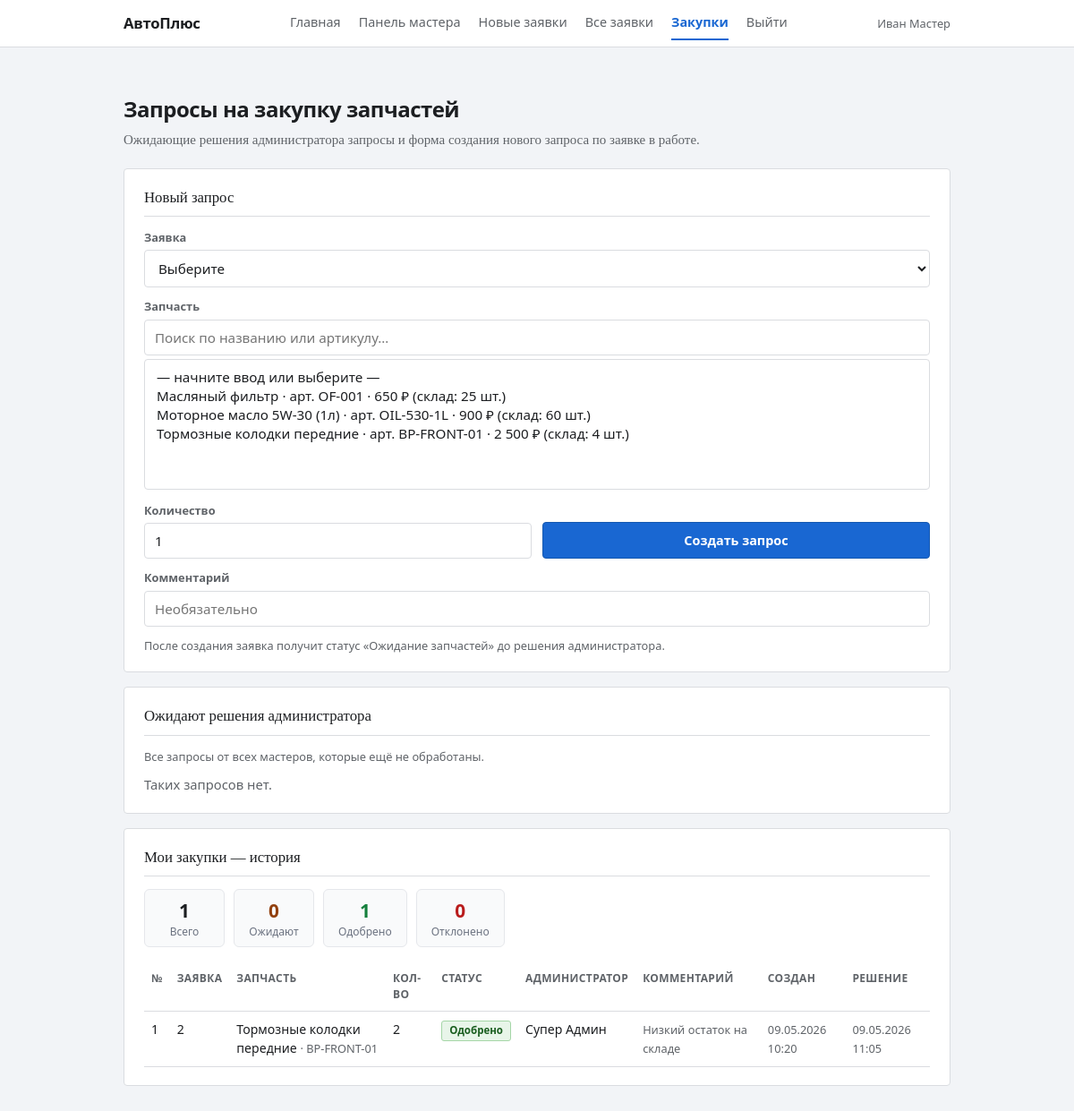
The app's page /pages/master/purchase_requests.php (signed in) with its own data.
### tables this page shows
CREATE TABLE `part_purchase_requests` (
  `id` int UNSIGNED NOT NULL,
  `order_id` int UNSIGNED NOT NULL,
  `part_id` int UNSIGNED NOT NULL,
  `quantity` int UNSIGNED NOT NULL,
  `requested_by_master_id` int UNSIGNED DEFAULT NULL,
  `requested_by_mechanic_id` int UNSIGNED DEFAULT NULL,
  `approved_by_admin_id` int UNSIGNED DEFAULT NULL,
  `status` enum('pending','approved','rejected','ordered','received') NOT NULL DEFAULT 'pending',
  `comment` varchar(255) DEFAULT NULL,
  `created_at` datetime NOT NULL DEFAULT CURRENT_TIMESTAMP,
  `resolved_at` datetime DEFAULT NULL
);

CREATE TABLE `parts` (
  `id` int UNSIGNED NOT NULL,
  `name` varchar(120) NOT NULL,
  `article` varchar(80) NOT NULL,
  `price` decimal(10,2) NOT NULL,
  `quantity` int UNSIGNED NOT NULL DEFAULT '0',
  `description` text,
  `image` varchar(255) DEFAULT NULL
);

CREATE TABLE `users` (
  `id` int UNSIGNED NOT NULL,
  `full_name` varchar(150) NOT NULL,
  `phone` varchar(30) NOT NULL,
  `email` varchar(150) NOT NULL,
  `role` enum('client','mechanic','master','admin') NOT NULL DEFAULT 'client',
  `password` varchar(255) NOT NULL,
  `is_active` tinyint(1) NOT NULL DEFAULT '1',
  `created_at` timestamp NOT NULL DEFAULT CURRENT_TIMESTAMP
);

### pages/master/_init.php (called while the page is built, shortened)
<?php
require_once __DIR__ . '/../../config/connect_database.php';
require_once __DIR__ . '/../../controllers/MasterController.php';
$master_user = $_SESSION['user'];
$master_id = (int) $master_user['id'];
$master_controller = new MasterController($mysql_connection);

### controllers/BaseController.php (called while the page is built, shortened)
<?php
require_once __DIR__ . '/../contexts/AppContext.php';
require_once __DIR__ . '/../contexts/PartContext.php';
require_once __DIR__ . '/../contexts/PurchaseRequestContext.php';
class BaseController
{
    protected $db;
    private ?PartContext               $_parts       = null;
    private ?PurchaseRequestContext    $_purchases   = null;
    public function __construct($db)
    {
        $this->db = $db;
    }
    protected function parts(): PartContext               { return $this->_parts       ??= new PartContext($this->db); }
    protected function purchases(): PurchaseRequestContext{ return $this->_purchases   ??= new PurchaseRequestContext($this->db); }
    protected function requireRole(array $allowedRoles): array
    {
        $role = $_SESSION['user']['role'] ?? null;
        return [true, null];
    }
    protected function ok(array $data = []): array  { return ['success' => true,  'data' => $data]; }
}

### controllers/MasterController.php (called while the page is built, shortened)
<?php
require_once __DIR__ . '/BaseController.php';
class MasterController extends BaseController
{
    public function getParts(): array
    {
        $check = $this->requireRole([User::ROLE_MASTER, User::ROLE_ADMIN]);
        return $this->ok(['parts' => $this->parts()->getAll()]);
    }
    public function getMyPurchaseRequests(int $masterId): array
    {
        $check = $this->requireRole([User::ROLE_MASTER, User::ROLE_ADMIN]);
        return $this->ok(['requests' => $this->purchases()->getAllByMaster($masterId)]);
    }
}

### contexts/AppContext.php (called while the page is built, shortened)
<?php
abstract class AppContext
{
    protected $db;
    public function __construct($db)
    {
        $this->db = $db;
    }
    protected function fetchAll(string $sql, string $types = '', array $params = []): array
    {
        if ($types === '' || $params === []) {
            $result = mysqli_query($this->db, $sql);
            return $result ? $result->fetch_all(MYSQLI_ASSOC) : [];
        }
        $stmt = mysqli_prepare($this->db, $sql);
        mysqli_stmt_bind_param($stmt, $types, ...$params);
        mysqli_stmt_execute($stmt);
        $rows = mysqli_stmt_get_result($stmt)->fetch_all(MYSQLI_ASSOC);
        return $rows;
    }
}

### contexts/PartContext.php (called while the page is built, shortened)
<?php
require_once __DIR__ . '/AppContext.php';
class PartContext extends AppContext
{
    public function getAll(int $limit = 500): array
    {
        return $this->fetchAll(
            "SELECT id, name, article, quantity, price FROM parts ORDER BY name ASC LIMIT {$limit}"
        );
    }
}

### contexts/PurchaseRequestContext.php (called while the page is built, shortened)
<?php
require_once __DIR__ . '/AppContext.php';
class PurchaseRequestContext extends AppContext
{
    public function getAllByMaster(int $masterId): array
    {
        return $this->fetchAll(
            "SELECT ppr.id, ppr.order_id, ppr.quantity, ppr.status,
                    ppr.comment, ppr.created_at, ppr.resolved_at,
                    p.name AS part_name, p.article, p.price AS part_price,
                    u_a.full_name AS approved_by_admin
             FROM part_purchase_requests ppr
             JOIN   parts  p   ON p.id    = ppr.part_id
             LEFT JOIN users u_a ON u_a.id = ppr.approved_by_admin_id
             WHERE ppr.requested_by_master_id = ?
             ORDER BY ppr.created_at DESC",
            'i', [$masterId]
        );
    }
}

### pages/master/purchase_requests.php (the view, shortened to what this page needs)
<?php
require_once __DIR__ . '/_init.php';
require_once __DIR__ . '/../../models/Order.php';
$requests = [];
$req_r = $master_controller->getPendingPurchaseRequests();
if ($req_r['success'] ?? false) {
    $requests = $req_r['data']['requests'] ?? [];
}
$my_requests = [];
$my_r = $master_controller->getMyPurchaseRequests($master_id);
if ($my_r['success'] ?? false) {
    $my_requests = $my_r['data']['requests'] ?? [];
}
$REQUEST_STATUS_LABELS = [
    'pending'  => 'Ожидает',
    'approved' => 'Одобрено',
    'rejected' => 'Отклонено',
    'ordered'  => 'Заказано',
    'received' => 'Получено',
];
$REQUEST_STATUS_BADGE = [
    'pending'  => 'badge-warn',
    'approved' => 'badge-done',
    'ordered'  => 'badge-done',
    'received' => 'badge-done',
    'rejected' => 'badge-err',
];
$orders_for_form = [];
$ord_r = $master_controller->getOrdersForPartRequest();
if ($ord_r['success'] ?? false) {
    $orders_for_form = $ord_r['data']['orders'] ?? [];
}
$parts = [];
$parts_r = $master_controller->getParts();
if ($parts_r['success'] ?? false) {
    $parts = $parts_r['data']['parts'] ?? [];
}
?>
<!DOCTYPE html>
<html lang="ru">
<head>
</head>
<body>
    <?php include __DIR__ . '/../../includes/site_nav.php'; ?>
    <div class="page">
        <h1 class="sans">Запросы на закупку запчастей</h1>
        <p class="lead">Ожидающие решения администратора запросы и форма создания нового запроса по заявке в работе.</p>
        <section class="card">
            <h2>Новый запрос</h2>
            <?php if (empty($orders_for_form)): ?>
                <p class="empty">Нет заявок, для которых можно оформить закупку (нужен назначенный механик). Сначала назначьте механика на <a href="<?php echo htmlspecialchars($nav_master_new_href); ?>" style="color: var(--focus); font-weight: 600;">новой заявке</a>.</p>
            <?php elseif (empty($parts)): ?>
                <p class="empty">В справочнике нет запчастей. Обратитесь к администратору.</p>
            <?php else: ?>
                <form method="post" action="">
                    <div class="field">
                        <label for="order_id">Заявка</label>
                        <select id="order_id" name="order_id" required>
                            <option value="">Выберите</option>
                        </select>
                    </div>
                    <div class="field">
                        <label for="part_search">Запчасть</label>
                        <input type="text" id="part_search" autocomplete="off"
                               placeholder="Поиск по названию или артикулу…"
                               style="margin-bottom:4px;">
                        <select id="part_id" name="part_id" required size="6"
                                style="width:100%; height:auto; border-radius:4px;">
                            <option value="">— начните ввод или выберите —</option>
                            <?php foreach ($parts as $p): ?>
                                <option value="<?php echo (int) $p['id']; ?>">
                                </option>
                            <?php endforeach; ?>
                        </select>
                    </div>
                    <div class="row2">
                        <div class="field">
                            <label for="quantity">Количество</label>
                            <input id="quantity" name="quantity" type="number" required min="1" max="9999" value="1">
                        </div>
                        <div class="field" style="align-self:flex-end;">
                            <button type="submit" class="btn-submit" style="width:100%; margin-bottom:0;">Создать запрос</button>
                        </div>
                    </div>
                    <div class="field">
                        <label for="comment">Комментарий</label>
                        <input id="comment" name="comment" type="text" maxlength="500" placeholder="Необязательно">
                    </div>
                    <p class="hint" style="margin-top:4px;">После создания заявка получит статус «Ожидание запчастей» до решения администратора.</p>
                </form>
            <?php endif; ?>
        </section>
        <section class="card">
            <h2>Ожидают решения администратора</h2>
            <p class="hint" style="margin-top:0; margin-bottom:12px;">Все запросы от всех мастеров, которые ещё не обработаны.</p>
            <?php if (empty($requests)): ?>
                <p class="empty">Таких запросов нет.</p>
            <?php endif; ?>
        </section>
        <section class="card">
            <h2>Мои закупки — история</h2>
            <?php if (empty($my_requests)): ?>
                <p class="empty">Вы ещё не создавали запросов на закупку.</p>
            <?php else: ?>
                <?php
                $pending_cnt  = 0;
                $approved_cnt = 0;
                $rejected_cnt = 0;
                foreach ($my_requests as $req) {
                    $s = $req['status'] ?? '';
                    if ($s === 'pending')  $pending_cnt++;
                    elseif ($s === 'approved' || $s === 'ordered' || $s === 'received') $approved_cnt++;
                    elseif ($s === 'rejected') $rejected_cnt++;
                }
                ?>
                <div style="display:flex; flex-wrap:wrap; gap:10px; margin-bottom:16px;">
                    <div style="background:#f9fafb; border:1px solid #e5e7eb; border-radius:6px; padding:8px 16px; text-align:center; min-width:90px;">
                        <div style="font-size:1.3rem; font-weight:700;"><?php echo count($my_requests); ?></div>
                        <div style="font-size:0.75rem; color:#6b7280;">Всего</div>
                    </div>
                    <div style="background:#f9fafb; border:1px solid #e5e7eb; border-radius:6px; padding:8px 16px; text-align:center; min-width:90px;">
                        <div style="font-size:1.3rem; font-weight:700; color:#92400e;"><?php echo $pending_cnt; ?></div>
                        <div style="font-size:0.75rem; color:#6b7280;">Ожидают</div>
                    </div>
                    <div style="background:#f9fafb; border:1px solid #e5e7eb; border-radius:6px; padding:8px 16px; text-align:center; min-width:90px;">
                        <div style="font-size:1.3rem; font-weight:700; color:#15803d;"><?php echo $approved_cnt; ?></div>
                        <div style="font-size:0.75rem; color:#6b7280;">Одобрено</div>
                    </div>
                    <div style="background:#f9fafb; border:1px solid #e5e7eb; border-radius:6px; padding:8px 16px; text-align:center; min-width:90px;">
                        <div style="font-size:1.3rem; font-weight:700; color:#b91c1c;"><?php echo $rejected_cnt; ?></div>
                        <div style="font-size:0.75rem; color:#6b7280;">Отклонено</div>
                    </div>
                </div>
                <div style="overflow-x:auto;">
                    <table class="sans">
                        <thead>
                            <tr>
                                <th>№</th>
                                <th>Заявка</th>
                                <th>Запчасть</th>
                                <th>Кол-во</th>
                                <th>Статус</th>
                                <th>Администратор</th>
                                <th>Комментарий</th>
                                <th>Создан</th>
                                <th>Решение</th>
                            </tr>
                        </thead>
                        <tbody>
                            <?php foreach ($my_requests as $req): ?>
                                <?php
                                $st       = $req['status'] ?? 'pending';
                                $st_lbl   = $REQUEST_STATUS_LABELS[$st] ?? $st;
                                $st_badge = $REQUEST_STATUS_BADGE[$st]  ?? 'badge';
                                ?>
                                <tr>
                                    <td><?php echo (int) ($req['id'] ?? 0); ?></td>
                                    <td><?php echo (int) ($req['order_id'] ?? 0); ?></td>
                                    <td>
                                        <?php echo htmlspecialchars($req['part_name'] ?? ''); ?>
                                        <span class="hint"> · <?php echo htmlspecialchars($req['article'] ?? ''); ?></span>
                                    </td>
                                    <td><?php echo (int) ($req['quantity'] ?? 0); ?></td>
                                    <td>
                                        <span class="badge <?php echo $st_badge; ?>">
                                            <?php echo htmlspecialchars($st_lbl); ?>
                                        </span>
                                    </td>
                                    <td><?php echo $req['approved_by_admin'] ? htmlspecialchars($req['approved_by_admin']) : '<span class="hint">—</span>'; ?></td>
                                    <td><span class="hint"><?php echo htmlspecialchars((string) ($req['comment'] ?? '—')); ?></span></td>
                                    <td><span class="hint"><?php echo $req['created_at'] ? date('d.m.Y H:i', strtotime($req['created_at'])) : '—'; ?></span></td>
                                    <td>
                                        <?php if ($req['resolved_at']): ?>
                                            <span class="hint"><?php echo date('d.m.Y H:i', strtotime($req['resolved_at'])); ?></span>
                                        <?php endif; ?>
                                    </td>
                                </tr>
                            <?php endforeach; ?>
                        </tbody>
                    </table>
                </div>
            <?php endif; ?>
        </section>
    </div>
</body>
</html>

### records on screen
part_purchase_requests: id "1", order "2", part.name "Тормозные колодки передние", part.article "BP-FRONT-01", quantity "2", status "Одобрено", approved_by_admin.full_name "Супер Админ", comment "Низкий остаток на складе", created_at "09.05.2026 10:20", resolved_at "09.05.2026 11:05"

### other values on screen
$user_label "Иван Мастер"
count($my_requests) "1"
$pending_cnt "0"
$approved_cnt "1"
$rejected_cnt "0"
